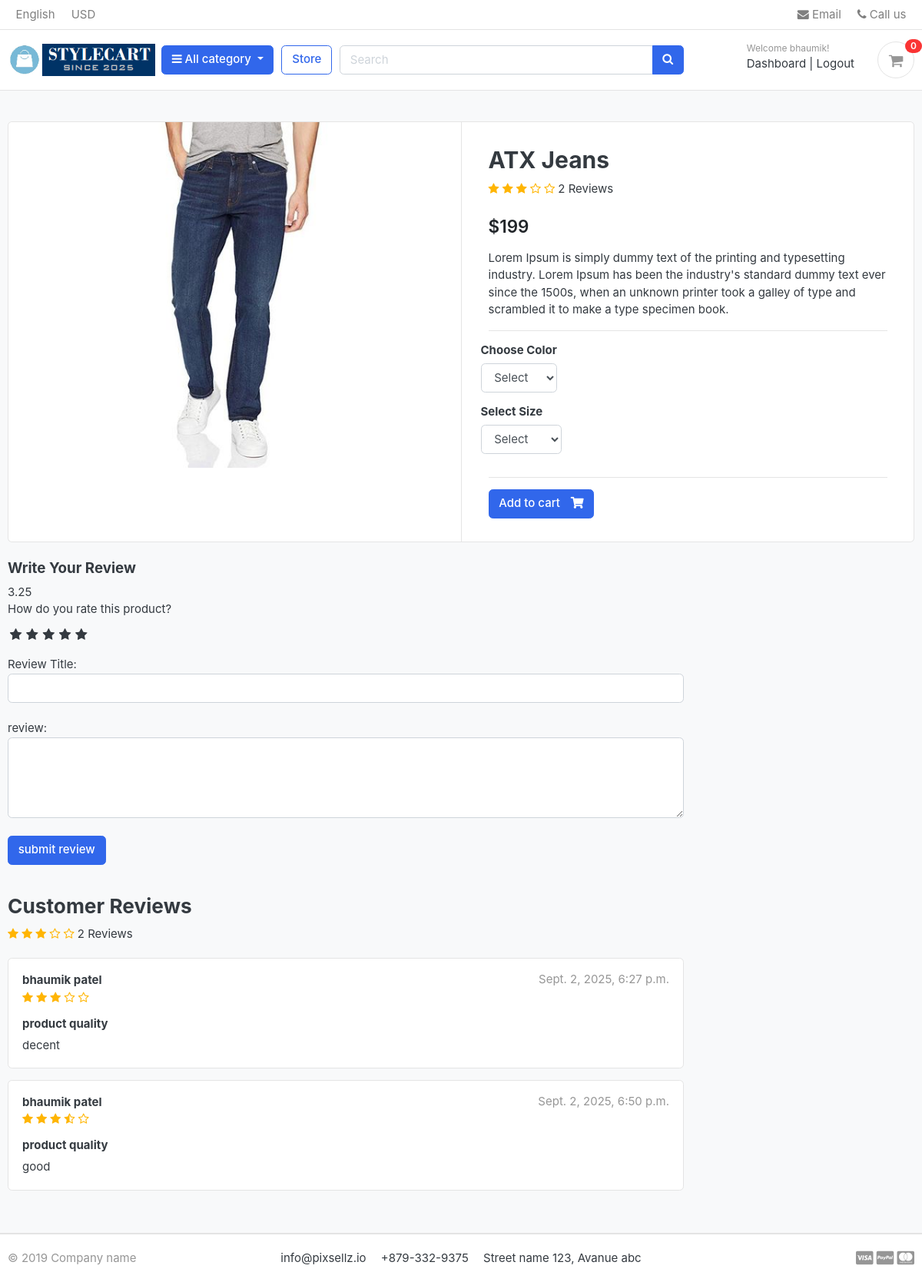
Page /store/category/jeans/atx-jeans/ (signed in) on the committed database.
### accounts/models.py (models this page shows, shortened)
class Account(AbstractBaseUser):
    first_name  =models.CharField(max_length=50)
    last_name   =models.CharField(max_length=50)
    username    =models.CharField(max_length=50,unique=True)
    email       =models.EmailField(max_length=100,unique=True)
    phone_number=models.CharField(max_length=50)
    date_joined =models.DateTimeField(auto_now_add=True)
    last_login  =models.DateTimeField(auto_now_add=True)
    is_admin    =models.BooleanField(default=False)
    is_staff    =models.BooleanField(default=False)
    is_active   =models.BooleanField(default=False)
    is_superadmin=models.BooleanField(default=False)
    USERNAME_FIELD='email'
    REQUIRED_FIELDS=['username','first_name','last_name']
    objects=MyAccountManager()
    def full_name(self):
        return f"{self.first_name} {self.last_name}"

### store/models.py (models this page shows, shortened)
class Product(models.Model):
    product_name =models.CharField(max_length=200,unique=True)
    slug         =models.SlugField(max_length=200,unique=True)
    description  =models.TextField(max_length=500,blank=True)
    price        =models.IntegerField()
    images       =models.ImageField(upload_to='photos/products/')
    stock        =models.IntegerField()
    is_available =models.BooleanField(default=True)
    category     =models.ForeignKey(Category,on_delete=models.CASCADE)
    created_date =models.DateTimeField(auto_now_add=True)
    modified_date=models.DateTimeField(auto_now=True)
    def average_rating(self):
        reviews = ReviewRating.objects.filter(product=self,status=True).aggregate(average=Avg('rating'))
        avg=0
        if reviews['average'] is not None:
            avg=float(reviews['average'])
        return avg
    def count_reviews(self):
        reviews = ReviewRating.objects.filter(product=self,status=True).aggregate(count=Count('rating'))
        count=0
        if reviews['count'] is not None:
            count=int(reviews['count'])
        return count

class ReviewRating(models.Model):
    product = models.ForeignKey(Product,on_delete=models.CASCADE)
    user    = models.ForeignKey(Account,on_delete=models.CASCADE)
    subject = models.CharField(max_length=100,blank=True)
    review  = models.TextField(max_length=500,blank=True)
    rating  = models.FloatField()
    ip      = models.CharField(max_length=20,blank=True)
    status  = models.BooleanField(default=True)
    created_at = models.DateTimeField(auto_now_add=True)
    updated_at = models.DateTimeField(auto_now=True)

### store/views.py (the view)
# urls.py: path('category/<slug:category_slug>/<slug:product_slug>/',views.product_detail, name='product_detail'),
def product_detail(request,category_slug,product_slug):
    single_product = get_object_or_404(Product, category__slug=category_slug, slug=product_slug)
    try:
        cart = Cart.objects.get(cart_id=_cart_id(request))
    except Cart.DoesNotExist:
        cart = Cart.objects.create(cart_id=_cart_id(request))
        cart.save()
    try:
        in_cart=CartItem.objects.filter(cart=cart,product=single_product).exists()
    except Exception as e:
        raise e
    try:
        ordered_products=OrderProduct.objects.filter(user__id=request.user.id,product__id=single_product.id).exists()
    except OrderProduct.DoesNotExist:
        ordered_products=None
    reviews=ReviewRating.objects.filter(product__id=single_product.id,status=True)
    data={
        'single_product':single_product,
        'in_cart':in_cart,
        'ordered_products':ordered_products,
        'reviews':reviews
        }
    return render(request,'store/product_detail.html',data)

### cart/context_processors.py (called while the page is built)
def counter(request):
    if 'admin' in request.path:
        return {}
    else:
        cart_count=0
        try:
            if request.user.is_authenticated:
                cart_items=CartItem.objects.filter(user=request.user)
                for cart_item in cart_items:
                    cart_count += cart_item.quantity
            else:
                cart=Cart.objects.get(cart_id=_cart_id(request))
                cart_items=CartItem.objects.filter(cart=cart)
                for cart_item in cart_items:
                    cart_count += cart_item.quantity
        except Cart.DoesNotExist:
            cart_count=0
        return dict(cart_count=cart_count)

### cart/views.py (called while the page is built)
def _cart_id(request):
    cart_id=request.session.session_key
    if not cart_id:
        cart_id=request.session.create()
    return cart_id

### category/context_processors.py (called while the page is built)
def menu_links(request):
    links=Category.objects.all()
    return dict(links=links)

### category/models.py (called while the page is built)
    def get_url(self):
        return reverse('product_by_category',args=[self.slug])

### store/models.py (called while the page is built)
    def colors(self):
        return self.get_queryset().filter(variation_category='color',is_active=True)

    def sizes(self):
        return self.get_queryset().filter(variation_category='size',is_active=True)

### templates/store/product_detail.html (shortened to what this page needs)
{% extends "base.html" %}
{% load static %}
{% block content %}
<section class="section-content padding-y bg">
<div class="container">
<div class="card">
	<div class="row no-gutters">
		<aside class="col-md-6">
<article class="gallery-wrap">
	<div class="img-big-wrap">
	   <a href="#"><img src="{{single_product.images.url}}"></a>
	</div>
</article>
		</aside>
		<main class="col-md-6 border-left">
			<form action="{% url 'add_cart' single_product.id %}" method='POST'>
				<article class="content-body">
				<h2 class="title">{{single_product.product_name}}</h2>
				<div class="rating-star">
					<span>
						<i class="fa fa-star{% if single_product.average_rating < 0.5 %}-o {% elif single_product.average_rating >= 0.5 and single_product.average_rating < 1 %}-half-o {% endif %}" aria-hidden="true"></i>
						<i class="fa fa-star{% if single_product.average_rating < 1.5 %}-o {% elif single_product.average_rating >= 1.5 and single_product.average_rating < 2 %}-half-o {% endif %}" aria-hidden="true"></i>
						<i class="fa fa-star{% if single_product.average_rating < 2.5 %}-o {% elif single_product.average_rating >= 2.5 and single_product.average_rating < 3 %}-half-o {% endif %}" aria-hidden="true"></i>
						<i class="fa fa-star{% if single_product.average_rating < 3.5 %}-o {% elif single_product.average_rating >= 3.5 and single_product.average_rating < 4 %}-half-o {% endif %}" aria-hidden="true"></i>
						<i class="fa fa-star{% if single_product.average_rating < 4.5 %}-o {% elif single_product.average_rating >= 4.5 and single_product.average_rating < 5 %}-half-o {% endif %}" aria-hidden="true"></i>
					<span>{{single_product.count_reviews}} Reviews</span>
					</span>
				</div>
				<br>
				<div class="mb-3">
					<var class="price h4">${{single_product.price}}</var>
				</div>
				<p>{{single_product.description}}</p>
				<hr>
					<div class="row">
						<div class="item-option-select">
							<h6>Choose Color</h6>
							<select name="color" class="form-control" required>
								<option value="" disabled selected>Select</option>
							</select>
						</div>
					</div>
					<div class="row">
						<div class="item-option-select">
							<h6>Select Size</h6>
							<select name="size" class="form-control" required>
								<option value="" disabled selected>Select</option>
							</select>
						</div>
					</div>
					<hr>
					{% if single_product.stock <= 0 %}
						<h5 class='text-danger'>out of stock</h5>
					{% else %}
						<button type="submit" class="btn  btn-primary"> <span class="text">Add to cart</span> <i class="fas fa-shopping-cart"></i>  </button>
					{% endif %}
				</article>
			</form>
		</main>
	</div>
</div>
<br>
<div class="row">
			<div class="col-md-9">
	<form action="{% url 'submit_review' single_product.id %}" method="POST">
		<h5>Write Your Review</h5>
		{{single_product.average_rating}}
		<div>
			<label>How do you rate this product?</label>
			<br>
			<div class="rate">
				<input type="radio" name="rating" id="rating10" value="5" required/><label for="rating10" title="5"></label>
				<input type="radio" name="rating" id="rating8" value="4" required/><label for="rating8" title="4"></label>
				<input type="radio" name="rating" id="rating6" value="3" required/><label for="rating6" title="3"></label>
				<input type="radio" name="rating" id="rating4" value="2" required/><label for="rating4" title="2"></label>
				<input type="radio" name="rating" id="rating2" value="1" required/><label for="rating2" title="1"></label>
			</div>
			<br>
			Review Title:
			<input type="text" class="form-control" name="subject" required/>
			<br>
			review:
			<textarea class="form-control" name="review" class="form-control" rows="4"></textarea>
			<br>
			{% if user.is_authenticated %}
				{% if ordered_products %}
					<input type="submit" value="submit review" class="btn btn-primary">
				{% else %}
					<p>You must buy this product to submit review.</p>
				{% endif %}
			{% else %}
				<p>You must be logged in to submit review.</p>
				<h5><a href="{% url 'login' %}">Login Now</a></h5>
			{% endif %}
			<br>
		</div>
	</form>
	<br>
	<header class="section-heading">
		<h3>Customer Reviews </h3>
		<div class="rating-star">
			<span>
				<i class="fa fa-star{% if single_product.average_rating < 0.5 %}-o {% elif single_product.average_rating >= 0.5 and single_product.average_rating < 1 %}-half-o {% endif %}" aria-hidden="true"></i>
				<i class="fa fa-star{% if single_product.average_rating < 1.5 %}-o {% elif single_product.average_rating >= 1.5 and single_product.average_rating < 2 %}-half-o {% endif %}" aria-hidden="true"></i>
				<i class="fa fa-star{% if single_product.average_rating < 2.5 %}-o {% elif single_product.average_rating >= 2.5 and single_product.average_rating < 3 %}-half-o {% endif %}" aria-hidden="true"></i>
				<i class="fa fa-star{% if single_product.average_rating < 3.5 %}-o {% elif single_product.average_rating >= 3.5 and single_product.average_rating < 4 %}-half-o {% endif %}" aria-hidden="true"></i>
				<i class="fa fa-star{% if single_product.average_rating < 4.5 %}-o {% elif single_product.average_rating >= 4.5 and single_product.average_rating < 5 %}-half-o {% endif %}" aria-hidden="true"></i>
				<span>{{single_product.count_reviews}} Reviews</span>
			</span>
		</div>
	</header>
	{% for review in reviews %}
	<article class="box mb-3">
		<div class="icontext w-100">
			<div class="text">
				<span class="date text-muted float-md-right">{{review.created_at}} </span>
				<h6 class="mb-1">{{review.user.full_name}}</h6>
				<div class="rating-star">
					<span>
						<i class="fa fa-star{% if review.rating == 0.5 %}-half-o {% elif review.rating < 1 %}-o {% endif %}" aria-hidden="true"></i>
						<i class="fa fa-star{% if review.rating == 1.5 %}-half-o {% elif review.rating < 2 %}-o {% endif %}" aria-hidden="true"></i>
						<i class="fa fa-star{% if review.rating == 2.5 %}-half-o {% elif review.rating < 3 %}-o {% endif %}" aria-hidden="true"></i>
						<i class="fa fa-star{% if review.rating == 3.5 %}-half-o {% elif review.rating < 4 %}-o {% endif %}" aria-hidden="true"></i>
						<i class="fa fa-star{% if review.rating == 4.5 %}-half-o {% elif review.rating < 5 %}-o {% endif %}" aria-hidden="true"></i>
					</span>
				</div>
			</div>
		</div>
		<div class="mt-3">
			<h6>{{review.subject}}</h6>
			<p>
				{{review.review}}
			</p>
		</div>
	</article>
	{% endfor %}
	</div>
</div>
</div>
</section>
</body>
</html>
{% endblock %}

### templates/includes/navbar.html (shortened to what this page needs)
{% load static %}
<header class="section-header">
<nav class="navbar p-md-0 navbar-expand-sm navbar-light border-bottom">
<div class="container">
  <div class="collapse navbar-collapse" id="navbarTop4">
    <ul class="navbar-nav mr-auto">
    	<li class="nav-item dropdown">
		 	<a href="#" class="nav-link">  English </a>
		</li>
		<li class="nav-item dropdown">
			<a href="#" class="nav-link"> USD </a>
		</li>
    </ul>
    <ul class="navbar-nav">
		<li><a href="#" class="nav-link"> <i class="fa fa-envelope"></i> Email </a></li>
		<li><a href="#" class="nav-link"> <i class="fa fa-phone"></i> Call us </a></li>
	</ul>
  </div>
</div>
</nav>
<section class="header-main border-bottom">
	<div class="container">
<div class="row align-items-center">
	<div class="col-lg-2 col-md-3 col-6">
		<a href="{% url 'home' %}" class="brand-wrap">
			<img class="logo" src="{% static './images/logo.png' %}">
		</a>
	</div>
	<div class="col-lg col-sm col-md col-6 flex-grow-0">
		<div class="category-wrap dropdown d-inline-block float-right">
			<button type="button" class="btn btn-primary dropdown-toggle" data-toggle="dropdown">
				<i class="fa fa-bars"></i> All category
			</button>
		</div>
	</div>
	<a href="{% url 'store' %}" class="btn btn-outline-primary">Store</a>
	<div class="col-lg  col-md-6 col-sm-12 col">
		<form action="{% url 'search' %}" class="search" method='GET'>
			<div class="input-group w-100">
			    <input type="text" class="form-control" style="width:60%;" placeholder="Search" name='keyword'>
			    <div class="input-group-append">
			      <button class="btn btn-primary" type="submit">
			        <i class="fa fa-search"></i>
			      </button>
			    </div>
		    </div>
		</form>
	</div>
	<div class="col-lg-3 col-sm-6 col-8 order-2 order-lg-3">
				<div class="d-flex justify-content-end mb-3 mb-lg-0">
					{% if user.id is None %}
						<div class="widget-header">
						<small class="title text-muted">Welcome guest!</small>
						<div>
							<a href="{% url 'login' %}">Sign in</a> <span class="dark-transp"> | </span>
							<a href="{% url 'register' %}"> Register</a>
						</div>
					</div>
					{% else %}
						<div class="widget-header">
						<small class="title text-muted">Welcome {{user.first_name}}!</small>
						<div>
							<a href="{% url 'dashboard' %}"> Dashboard</a> <span class="dark-transp"> | </span>
							<a href="{% url 'logout' %}"> Logout</a>
						</div>
					</div>
					{% endif %}
					<a href="{% url 'cart' %}" class="widget-header pl-3 ml-3">
						<div class="icon icon-sm rounded-circle border"><i class="fa fa-shopping-cart"></i></div>
						<span class="badge badge-pill badge-danger notify">{{cart_count}}</span>
					</a>
				</div>
			</div>
</div>
	</div>
</section>
</header>

### static/css/ui.css (style rules this page uses)
html { font-family: "Inter", sans-serif; font-size: 15px; }
.content-body { flex: 1 1 auto; padding: 2rem 2.3rem; }
.icon-xs, .icon-sm, .icon-md, .icon-lg { display: inline-block; text-align: center; flex-shrink: 0; flex-grow: 0; }
.icon-sm { width: 48px; height: 48px; line-height: 48px !important; font-size: 20px; }
.padding-y { padding-top: 40px; padding-bottom: 40px; }
var { font-style: normal; }
article:after, .form-group:after { display: block; clear: both; content: ""; }
.bg { background-color: #f8f9fa; }
.section-heading { margin-bottom: 20px; margin-top: 15px; }
p:last-child { margin-bottom: 0; }
.header-main { position: relative; padding-top: 1rem; padding-bottom: 1rem; }
.brand-wrap .logo, .navbar-brand .logo { margin-right: 7px; max-height: 42px; display: inline-block; }
.widget-header { display: inline-block; vertical-align: middle; position: relative; }
.widget-header a { color: #343a40; }
.widget-header i { color: #969696; }
.widget-header .title { display: block; }
.widget-header .notify { position: absolute; top: -3px; right: -10px; }
.btn .text + i { margin-left: 10px; }
.icontext { display: inline-flex; align-items: center; vertical-align: middle; }
.icontext .text { width: 100%; line-height: 1.2; }
.notify { position: absolute; top: -4px; right: -10px; display: inline-block; padding: 0.25em 0.6em; font-size: 12px; line-height: 1; text-align: center; border-radius: 3rem; color: #fff; background-color: #fa3434; }
.price { font-weight: 600; color: #212529; }
.box { padding: 18px; background: #fff; border-radius: 0.37rem; border: 1px solid #e4e4e4; }
.gallery-wrap .img-big-wrap { margin-bottom: 10px; border-radius: 0.37rem; overflow: hidden; background-color: #fff; }
.gallery-wrap .img-big-wrap a { text-align: center; display: block; }
.gallery-wrap .img-big-wrap img { height: 450px; width: auto; display: inline-block; }
.item-option-select { margin-bottom: 1rem; display: inline-block; margin-right: 15px; }

### StyleCart/static/css/custom.css (style rules this page uses)
.rate { display: inline-block; border: 0; }
.rate > label { float: right; }
.rate > label:before { display: inline-block; font-size: 1.1rem; font-family: FontAwesome; content: "\f005"; margin: 0; padding: 0.3rem 0.2rem; cursor: pointer; }
.rating-star i { color:#ffb503 !important; }

### rows in the picture
Account: first_name "bhaumik"
Product: images (picture), product_name "ATX Jeans", count_reviews "2", price "199", description "Lorem Ipsum is simply dummy text of the printing and typesetting industry. Lorem Ipsum has been the industry's standard dummy text ever since the 1500s, when an unknown printer took a galley of type and scrambled it to make a type specimen book.", average_rating "3.25"
ReviewRating: created_at "Sept. 2, 2025, 6:27 p.m.", user.full_name "bhaumik patel", rating 3 (drawn), subject "product quality", review "decent"
ReviewRating: created_at "Sept. 2, 2025, 6:50 p.m.", user.full_name "bhaumik patel", rating 3.5 (drawn), subject "product quality", review "good"

### other values in the picture
{{ cart_count }} "0"
